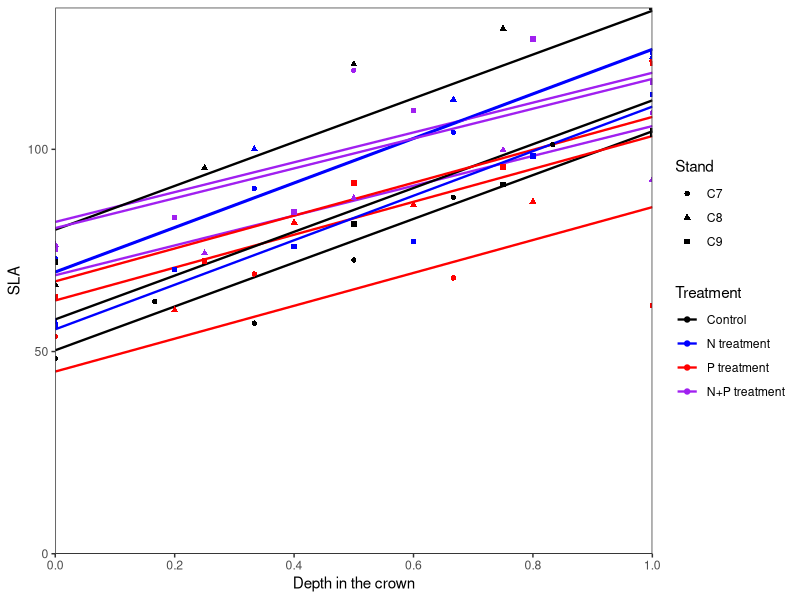
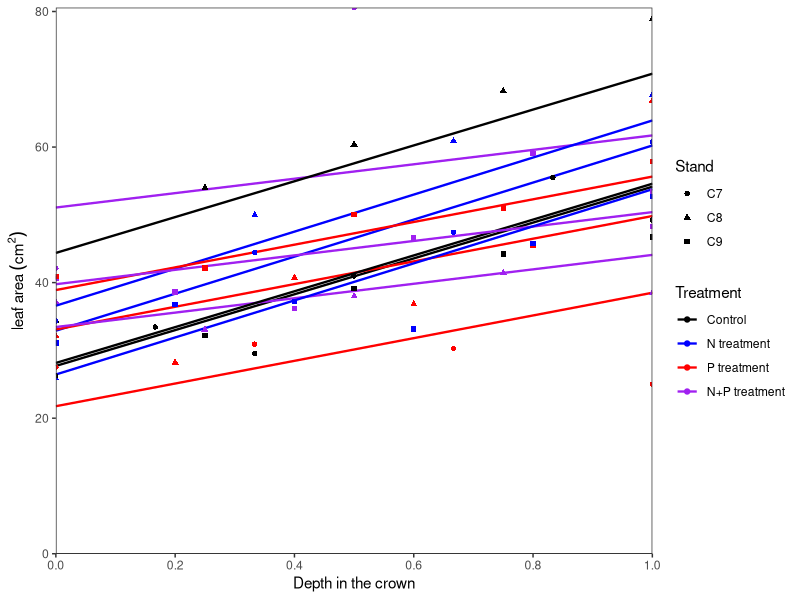
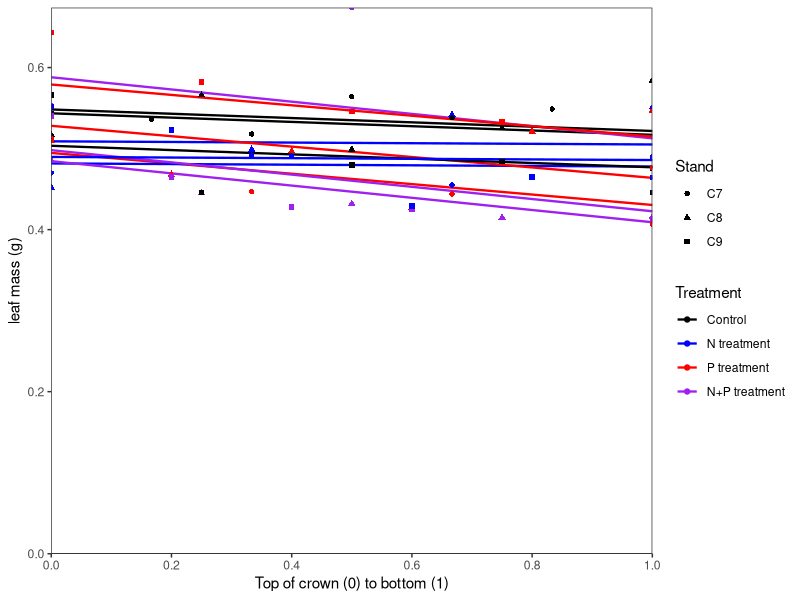
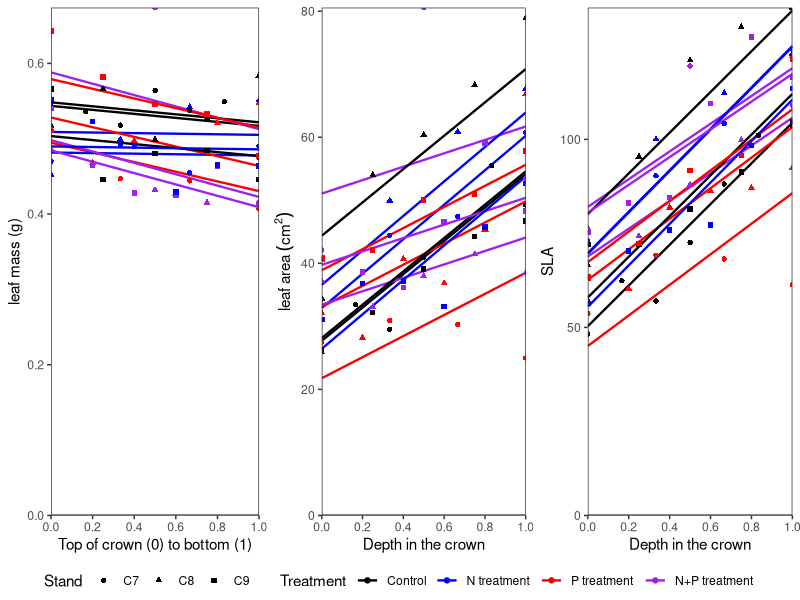
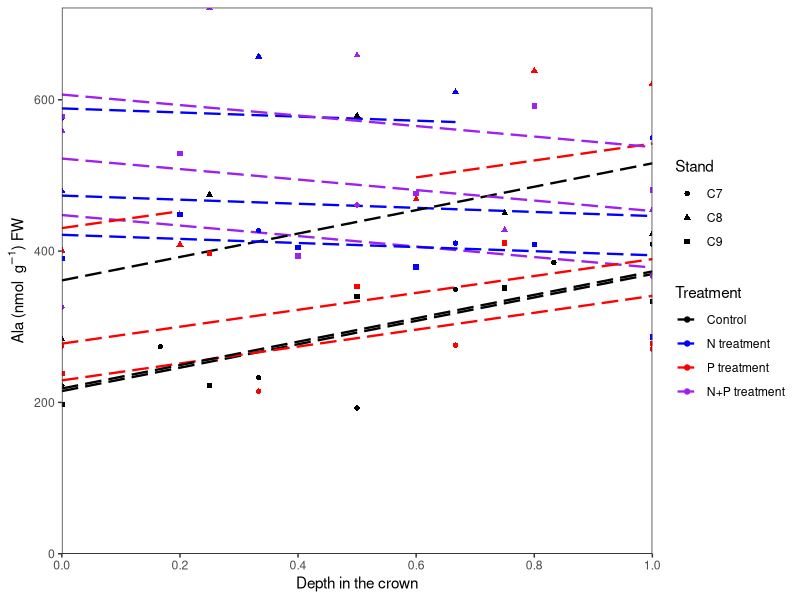
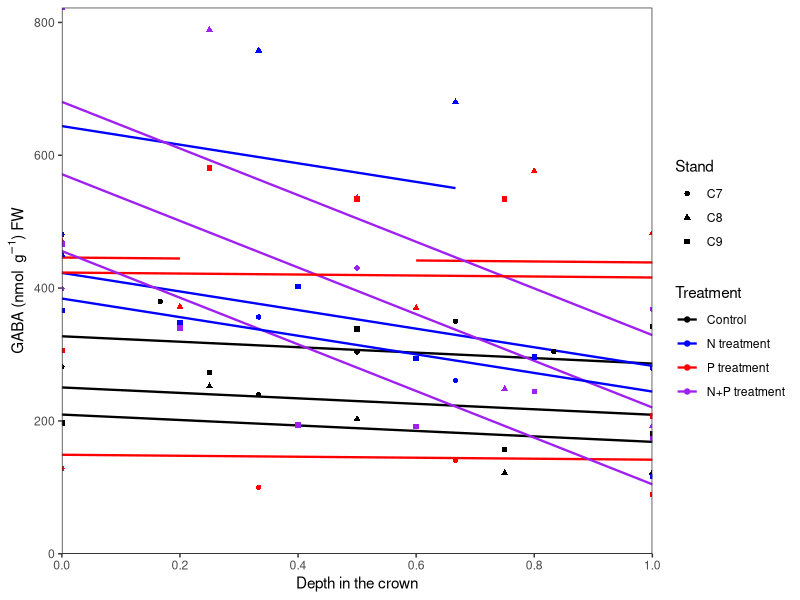
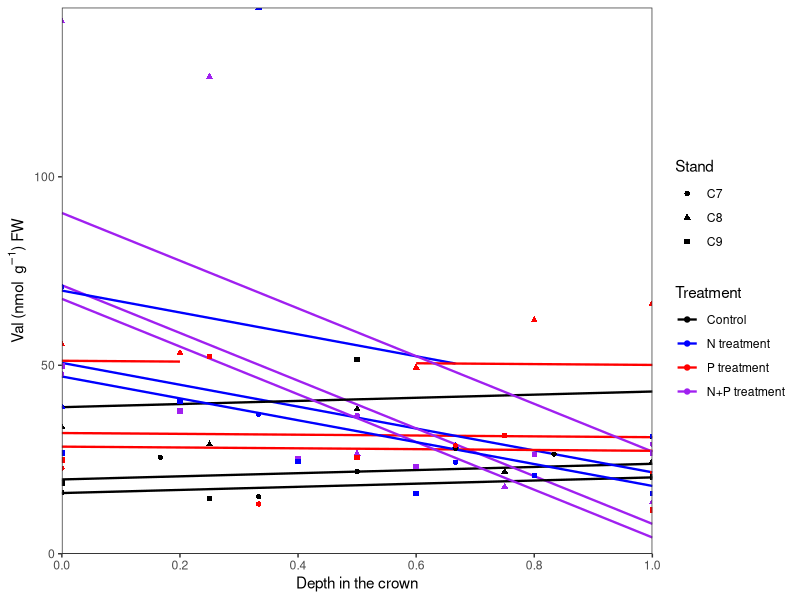
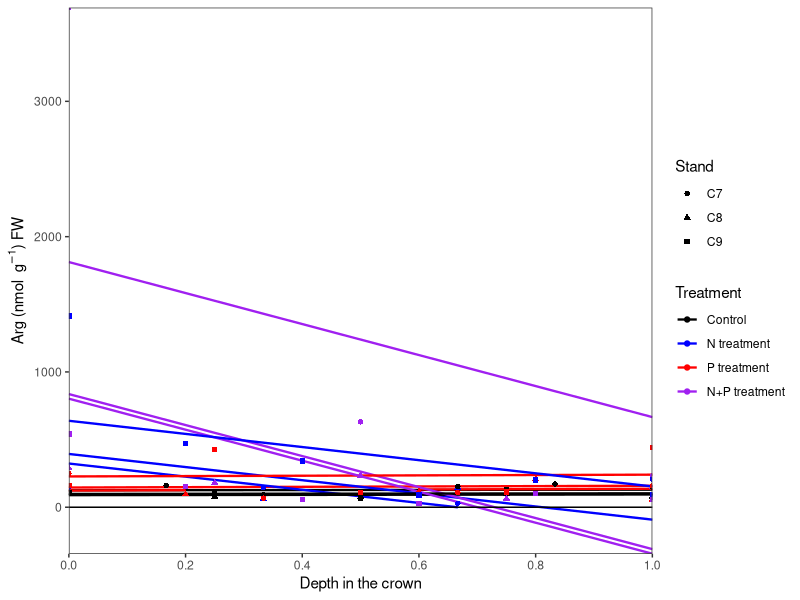

Recreate these plots in R, in order. (Note: this script raises an error after producing the figures.)





library(ggplot2)
library(nlme)


samp<-read.csv("better_melnhe_sugar_maple_crown_depth.csv", header=T)

samp$Treatment <- factor(samp$trmt,levels=c("Control","N treatment","P treatment","N+P treatment"))
samp$trmt <- factor(samp$trmt,levels=c("Control","N treatment","P treatment","N+P treatment"))
samp$Tree_ID<-as.numeric(samp$Tree_ID)



###########  SLA, mass, area
head(samp$protein)

mSLA <- lme(SLA ~ scaled*Ntrmt*Ptrmt, random=~1|Stand/Tree_ID, data=samp)
mmass <- lme(mass_g ~ scaled*Ntrmt*Ptrmt, random=~1|Stand/Tree_ID, data=samp)
marea <- lme(area_cm2 ~ scaled*Ntrmt*Ptrmt, random=~1|Stand/Tree_ID, data=samp)


samp$fitSLA <- predict(mSLA)   #Add model fits to dataframe
samp$fitmass <- predict(mmass)   #Add model fits to dataframe
samp$fitarea <- predict(marea)   #Add model fits to dataframe


gSLA<-ggplot(samp,aes(scaled, SLA, group=interaction(Tree_ID, Stand), col=Treatment, shape=Stand )) + 
  geom_line(aes(y=fitSLA ), linetype="solid", size=0.8) +
  scale_color_manual(values= c("black","blue","red","purple"))+
  geom_point(alpha = 1) + 
  geom_hline(yintercept=0, linetype="solid") +
  theme_bw()+theme(panel.grid.major = element_blank(),panel.grid.minor = element_blank())+
  xlab("Depth in the crown")+
  ylab("SLA")+
  scale_x_continuous(expand = c(0, 0),breaks=seq(0,1,.2)) +
  scale_y_continuous(expand = c(0, 0))
gSLA




garea<-ggplot(samp,aes(scaled, area_cm2, group=interaction(Tree_ID, Stand), col=Treatment, shape=Stand )) + 
  geom_line(aes(y=fitarea ), linetype="solid", size=0.8) +
  scale_color_manual(values= c("black","blue","red","purple"))+
  geom_point(alpha = 1) + 
  geom_hline(yintercept=0, linetype="solid") +
  theme_bw()+theme(panel.grid.major = element_blank(),panel.grid.minor = element_blank())+
  xlab("Depth in the crown")+
  labs(y=bquote('leaf area'~(cm^2)))+
  scale_x_continuous(expand = c(0, 0),breaks=seq(0,1,.2) ) +
  scale_y_continuous(expand = c(0, 0))
garea

gmass<-ggplot(samp,aes(scaled, mass_g, group=interaction(Tree_ID, Stand), col=Treatment, shape=Stand )) + 
  geom_line(aes(y=fitmass ), linetype="solid", size=0.8) +
  scale_color_manual(values= c("black","blue","red","purple"))+
  geom_point(alpha = 1) + 
  geom_hline(yintercept=0, linetype="solid") +
  theme_bw()+ theme(panel.grid.major = element_blank(),panel.grid.minor = element_blank())+
  xlab("Top of crown (0) to bottom (1)")+
  ylab("leaf mass (g)")+
  scale_x_continuous(expand = c(0, 0),breaks=seq(0,1,.2)) +
  scale_y_continuous(expand = c(0, 0))
gmass

library(ggpubr)
ggarrange(gmass, garea, gSLA, common.legend=T, nrow=1, legend="bottom")




###########################

############################################


# Amino acids
###########################
mAla <- lme(Ala ~ scaled*Ntrmt*Ptrmt, random=~1|Stand/Tree_ID, data=samp, na.action = na.exclude)
samp$fitAla <- predict(mAla)   #Add model fits to dataframe
gAla<-ggplot(samp,aes(scaled, Ala, group=interaction(Tree_ID, Stand), col=Treatment, shape=Stand )) + 
  geom_line(aes(y=fitAla ), linetype="longdash", size=0.8) +
  scale_color_manual(values= c("black","blue","red","purple"))+
  geom_point(alpha = 1) + 
  geom_hline(yintercept=0, linetype="solid") +
  theme_bw()+theme(panel.grid.major = element_blank(),panel.grid.minor = element_blank())+
  xlab("Depth in the crown")+
  ylab("Ala (nmol "~g^-1*") FW")+
  scale_x_continuous(expand = c(0, 0),breaks=seq(0,1,.2)) +
  scale_y_continuous(expand = c(0, 0))
gAla

mGaba <- lme(GABA ~ scaled*Ntrmt*Ptrmt, random=~1|Stand/Tree_ID, data=samp, na.action = na.exclude)
samp$fitGaba <- predict(mGaba)   #Add model fits to dataframe
gGaba<-ggplot(samp,aes(scaled, GABA, group=interaction(Tree_ID, Stand), col=Treatment, shape=Stand )) + 
  geom_line(aes(y=fitGaba ), linetype="solid", size=0.8) +
  scale_color_manual(values= c("black","blue","red","purple"))+
  geom_point(alpha = 1) + 
  geom_hline(yintercept=0, linetype="solid") +
  theme_bw()+theme(panel.grid.major = element_blank(),panel.grid.minor = element_blank())+
  xlab("Depth in the crown")+
  ylab("GABA (nmol "~g^-1*") FW")+
  scale_x_continuous(expand = c(0, 0),breaks=seq(0,1,.2)) +
  scale_y_continuous(expand = c(0, 0))
gGaba

mVal <- lme(Val ~ scaled*Ntrmt*Ptrmt, random=~1|Stand/Tree_ID, data=samp, na.action = na.exclude)
samp$fitVal <- predict(mVal)   #Add model fits to dataframe
gVal<-ggplot(samp,aes(scaled, Val, group=interaction(Tree_ID, Stand), col=Treatment, shape=Stand )) + 
  geom_line(aes(y=fitVal ), linetype="solid", size=0.8) +
  scale_color_manual(values= c("black","blue","red","purple"))+
  geom_point(alpha = 1) + 
  geom_hline(yintercept=0, linetype="solid") +
  theme_bw()+theme(panel.grid.major = element_blank(),panel.grid.minor = element_blank())+
  xlab("Depth in the crown")+
  ylab("Val (nmol "~g^-1*") FW")+
  scale_x_continuous(expand = c(0, 0),breaks=seq(0,1,.2)) +
  scale_y_continuous(expand = c(0, 0))
gVal

mArg <- lme(Arg ~ scaled*Ntrmt*Ptrmt, random=~1|Stand/Tree_ID, data=samp, na.action = na.exclude)
samp$fitArg <- predict(mArg)   #Add model fits to dataframe
gArg<-ggplot(samp,aes(scaled, Arg, group=interaction(Tree_ID, Stand), col=Treatment, shape=Stand )) + 
  geom_line(aes(y=fitArg ), linetype="solid", size=0.8) +
  scale_color_manual(values= c("black","blue","red","purple"))+
  geom_point(alpha = 1) + 
  geom_hline(yintercept=0, linetype="solid") +
  theme_bw()+theme(panel.grid.major = element_blank(),panel.grid.minor = element_blank())+
  xlab("Depth in the crown")+
  ylab("Arg (nmol "~g^-1*") FW")+
  scale_x_continuous(expand = c(0, 0),breaks=seq(0,1,.2)) +
  scale_y_continuous(expand = c(0, 0))
gArg

mIle <- lme(Ile ~ scaled*Ntrmt*Ptrmt, random=~1|Stand/Tree_ID, data=samp, na.action = na.exclude)
samp$fitIle <- predict(mIle)   #Add model fits to dataframe
gIle<-ggplot(samp,aes(scaled, Ile, group=interaction(Tree_ID, Stand), col=Treatment, shape=Stand )) + 
  geom_line(aes(y=fitIle ), linetype="solid", size=0.8) +
  scale_color_manual(values= c("black","blue","red","purple"))+
  geom_point(alpha = 1) + 
  geom_hline(yintercept=0, linetype="solid") +
  theme_bw()+theme(panel.grid.major = element_blank(),panel.grid.minor = element_blank())+
  xlab("Depth in the crown")+
  ylab("Ile (nmol "~g^-1*") FW")+
  scale_x_continuous(expand = c(0, 0),breaks=seq(0,1,.2)) +
  scale_y_continuous(expand = c(0, 0))
gIle

mLys <- lme(Lys ~ scaled*Ntrmt*Ptrmt, random=~1|Stand/Tree_ID, data=samp, na.action = na.exclude)
samp$fitLys <- predict(mLys)   #Add model fits to dataframe
gLys<-ggplot(samp,aes(scaled, Lys, group=interaction(Tree_ID, Stand), col=Treatment, shape=Stand )) + 
  geom_line(aes(y=fitLys ), linetype="solid", size=0.8) +
  scale_color_manual(values= c("black","blue","red","purple"))+
  geom_point(alpha = 1)+ 
  geom_hline(yintercept=0, linetype="solid") +
  theme_bw()+theme(panel.grid.major = element_blank(),panel.grid.minor = element_blank())+
  xlab("Depth in the crown")+
  ylab("Lys (nmol "~g^-1*") FW")+
  scale_x_continuous(expand = c(0, 0),breaks=seq(0,1,.2)) +
  scale_y_continuous(expand = c(0, 0))
gLys

mPro <- lme(Pro ~ scaled*Ntrmt*Ptrmt, random=~1|Stand/Tree_ID, data=samp, na.action = na.exclude)
samp$fitPro <- predict(mPro)   #Add model fits to dataframe
gPro<-ggplot(samp,aes(scaled, Pro, group=interaction(Tree_ID, Stand), col=Treatment, shape=Stand )) + 
  geom_line(aes(y=fitPro ), linetype="solid", size=0.8) +
  scale_color_manual(values= c("black","blue","red","purple"))+
  geom_point(alpha = 1) + 
  geom_hline(yintercept=0, linetype="solid") +
  theme_bw()+theme(panel.grid.major = element_blank(),panel.grid.minor = element_blank())+
  xlab("Depth in the crown")+
  ylab("Pro (nmol "~g^-1*") FW")+
  scale_x_continuous(expand = c(0, 0),breaks=seq(0,1,.2)) +
  scale_y_continuous(expand = c(0, 0))
gPro

mGlu <- lme(Glu ~ scaled*Ntrmt*Ptrmt, random=~1|Stand/Tree_ID, data=samp, na.action = na.exclude)
samp$fitGlu <- predict(mGlu)   #Add model fits to dataframe
gGlu<-ggplot(samp,aes(scaled, Glu, group=interaction(Tree_ID, Stand), col=Treatment, shape=Stand )) + 
  geom_line(aes(y=fitGlu ), linetype="solid", size=0.8) +
  scale_color_manual(values= c("black","blue","red","purple"))+
  geom_point(alpha = 1) + 
  geom_hline(yintercept=0, linetype="solid") +
  theme_bw()+theme(panel.grid.major = element_blank(),panel.grid.minor = element_blank())+
  xlab("Depth in the crown")+
  ylab("Glu (nmol "~g^-1*") FW")+
  scale_x_continuous(expand = c(0, 0),breaks=seq(0,1,.2)) +
  scale_y_continuous(expand = c(0, 0))
gGlu


## protein
mpro <- lme(protein ~ scaled*Ntrmt*Ptrmt, random=~1|Stand/Tree_ID, data=samp, na.action = na.exclude)
samp$fitpro <- predict(mpro)   #Add model fits to dataframe

gpro<-ggplot(samp,aes(scaled, protein, group=interaction(Tree_ID, Stand), col=Treatment, shape=Stand )) + 
  geom_line(aes(y=fitpro ), linetype="solid", size=0.8) +
  scale_color_manual(values= c("black","blue","red","purple"))+
  geom_point(alpha = 1) + 
  geom_hline(yintercept=0, linetype="solid") +
  theme_bw()+theme(panel.grid.major = element_blank(),panel.grid.minor = element_blank())+
  xlab("Depth in the crown")+
  ylab("Soluble protein (nmol "~g^-1*") FW")+
  scale_x_continuous(expand = c(0, 0),breaks=seq(0,1,.2)) +
  scale_y_continuous(expand = c(0, 0))
gpro



library(ggpubr)
ggarrange(gGlu,gArg,  gGaba,gAla,  gVal, gpro, common.legend=T, nrow=2,ncol=3, legend="bottom")



##

#Poly's'
mPut <- lme(Put ~ scaled*Ntrmt*Ptrmt, random=~1|Stand/Tree_ID, data=samp, na.action = na.exclude)
samp$fitPut <- predict(mPut)   #Add model fits to dataframe
gPut<-ggplot(samp,aes(scaled, Put, group=interaction(Tree_ID, Stand), col=Treatment, shape=Stand )) + 
  geom_line(aes(y=fitPut ), linetype="solid", size=0.8) +
  scale_color_manual(values= c("black","blue","red","purple"))+
  geom_point(alpha = 1) + 
  geom_hline(yintercept=0, linetype="solid") +
  theme_bw()+theme(panel.grid.major = element_blank(),panel.grid.minor = element_blank())+
  xlab("Depth in the crown")+
  ylab("Put (nmol "~g^-1*") FW")+
  scale_x_continuous(expand = c(0, 0), breaks=seq(0,1,.2)) +
  scale_y_continuous(expand = c(0, 0))
gPut

mSpd <- lme(Spd ~ scaled*Ntrmt*Ptrmt, random=~1|Stand/Tree_ID, data=samp, na.action = na.exclude)
samp$fitSpd <- predict(mSpd)   #Add model fits to dataframe
gSpd<-ggplot(samp,aes(scaled, Spd, group=interaction(Tree_ID, Stand), col=Treatment, shape=Stand )) + 
  geom_line(aes(y=fitSpd ), linetype="solid", size=0.8) +
  scale_color_manual(values= c("black","blue","red","purple"))+
  geom_point(alpha = 1) + 
  geom_hline(yintercept=0, linetype="solid") +
  theme_bw()+theme(panel.grid.major = element_blank(),panel.grid.minor = element_blank())+
  xlab("Depth in the crown")+
  ylab("Spd (nmol "~g^-1*") FW")+
  scale_x_continuous(expand = c(0, 0), breaks=seq(0,1,.2)) +
  scale_y_continuous(expand = c(0, 0))
gSpd

mSpm <- lme(Spm ~ scaled*Ntrmt*Ptrmt, random=~1|Stand/Tree_ID, data=samp, na.action = na.exclude)
samp$fitSpm <- predict(mSpm)   #Add model fits to dataframe
gSpm<-ggplot(samp,aes(scaled, Spm, group=interaction(Tree_ID, Stand), col=Treatment, shape=Stand )) + 
  geom_line(aes(y=fitSpm ), linetype="longdash", size=0.8) +
  scale_color_manual(values= c("black","blue","red","purple"))+
  geom_point(alpha = 1) + 
  geom_hline(yintercept=0, linetype="solid") +
  theme_bw()+theme(panel.grid.major = element_blank(),panel.grid.minor = element_blank())+
  xlab("Depth in the crown")+
  ylab("Spm (nmol "~g^-1*") FW")+
  scale_x_continuous(expand = c(0, 0), breaks=seq(0,1,.2)) +
  scale_y_continuous(expand = c(0, 0))
gSpm


library(ggpubr)
ggarrange(gPut, gSpd, gSpm,common.legend=T, ncol=3, legend="bottom")







## Photoproteins


mChl_A <- lme(total_chl ~ scaled*Ntrmt*Ptrmt, random=~1|Stand/Tree_ID, data=samp, na.action = na.exclude)
samp$fitChl_A <- predict(mChl_A)   #Add model fits to dataframe
gChl<-ggplot(samp,aes(scaled, Chl_A, group=interaction(Tree_ID, Stand), col=Treatment, shape=Stand )) + 
  geom_line(aes(y=fitChl_A ), linetype="solid", size=0.8) +
  scale_color_manual(values= c("black","blue","red","purple"))+
  geom_point(alpha = 1) + 
  geom_hline(yintercept=0, linetype="solid") +
  theme_bw()+theme(panel.grid.major = element_blank(),panel.grid.minor = element_blank())+
  xlab("Depth in the crown")+
  ylab("Chlorophyll (nmol "~g^-1*") FW")+
  scale_x_continuous(expand = c(0, 0)) +
  scale_y_continuous(expand = c(0, 0))
gChl

mChl_B <- lme(total_chl/carot ~ scaled*Ntrmt*Ptrmt, random=~1|Stand/Tree_ID, data=samp, na.action = na.exclude)
samp$fitChl_B <- predict(mChl_B)   #Add model fits to dataframe
gChl_caro<-ggplot(samp,aes(scaled, total_chl/carot, group=interaction(Tree_ID, Stand), col=Treatment, shape=Stand )) + 
  geom_line(aes(y=fitChl_B ), linetype="solid", size=0.8) +
  scale_color_manual(values= c("black","blue","red","purple"))+
  geom_point(alpha = 1) + 
  geom_hline(yintercept=0, linetype="solid") +
  theme_bw()+theme(panel.grid.major = element_blank(),panel.grid.minor = element_blank())+
  xlab("Depth in the crown")+
  ylab("Chl to carotenoid ratio")+
  scale_x_continuous(expand = c(0, 0)) +
  scale_y_continuous(expand = c(0, 0))
gChl_caro



mcarot <- lme(carot ~ scaled*Ntrmt*Ptrmt, random=~1|Stand/Tree_ID, data=samp, na.action = na.exclude)
samp$fitcarot <- predict(mcarot)   #Add model fits to dataframe
gcarot<-ggplot(samp,aes(scaled, carot, group=interaction(Tree_ID, Stand), col=Treatment, shape=Stand )) + 
  geom_line(aes(y=fitcarot ), linetype="solid", size=0.8) +
  scale_color_manual(values= c("black","blue","red","purple"))+
  geom_point(alpha = 1) + 
  geom_hline(yintercept=0, linetype="solid") +
  theme_bw()+theme(panel.grid.major = element_blank(),panel.grid.minor = element_blank())+
  xlab("Depth in the crown")+
  ylab("Carotenoids (nmol "~g^-1*") FW")+
  scale_x_continuous(expand = c(0, 0)) +
  scale_y_continuous(expand = c(0, 0))
gcarot

mChl_R <- lme(Chl_R ~ scaled*Ntrmt*Ptrmt, random=~1|Stand/Tree_ID, data=samp, na.action = na.exclude)
samp$fitChl_R <- predict(mChl_R)   #Add model fits to dataframe
gChl_R<-ggplot(samp,aes(scaled, Chl_R, group=interaction(Tree_ID, Stand), col=Treatment, shape=Stand )) + 
  geom_line(aes(y=fitChl_R ), linetype="solid", size=0.8) +
  scale_color_manual(values= c("black","blue","red","purple"))+
  geom_point(alpha = 1) + 
  geom_hline(yintercept=0, linetype="solid") +
  theme_bw()+theme(panel.grid.major = element_blank(),panel.grid.minor = element_blank())+
  xlab("Depth in the crown")+
  ylab("Chl_R (nmol "~g^-1*") FW")+
  scale_x_continuous(expand = c(0, 0)) +
  scale_y_continuous(expand = c(0, 0))
gChl_R



library(ggpubr)
ggarrange(gChl, gcarot,common.legend=T, ncol=2, legend="bottom")






################################################



## elements

mN <- lme(N ~ scaled*Ntrmt*Ptrmt, random=~1|Stand/Tree_ID, data=samp, na.action = na.exclude)
samp$fitN <- predict(mN)   #Add model fits to dataframe
gN<-ggplot(samp,aes(scaled, N, group=interaction(Tree_ID, Stand), col=Treatment, shape=Stand )) + 
  geom_line(aes(y=fitN ), linetype="solid", size=0.8) +
  scale_color_manual(values= c("black","blue","red","purple"))+
  geom_point(alpha = 1) + 
  geom_hline(yintercept=0, linetype="solid") +
  theme_bw()+theme(panel.grid.major = element_blank(),panel.grid.minor = element_blank())+
  xlab("Depth in the crown")+
  ylab("N (mg "~g^-1*")")+
  scale_x_continuous(expand = c(0, 0), breaks=seq(0,1,.2)) +
  scale_y_continuous(expand = c(0, 0))
gN

mP <- lme(P ~ scaled*Ntrmt*Ptrmt, random=~1|Stand/Tree_ID, data=samp, na.action = na.exclude)
samp$fitP <- predict(mP)   #Add model fits to dataframe
gP<-ggplot(samp,aes(scaled, P, group=interaction(Tree_ID, Stand), col=Treatment, shape=Stand )) + 
  geom_line(aes(y=fitP ), linetype="solid", size=0.8) +
  scale_color_manual(values= c("black","blue","red","purple"))+
  geom_point(alpha = 1) + 
  geom_hline(yintercept=0, linetype="solid") +
  theme_bw()+theme(panel.grid.major = element_blank(),panel.grid.minor = element_blank())+
  xlab("Depth in the crown")+
  ylab("P (mg "~g^-1*")")+
 scale_x_continuous(expand = c(0, 0), breaks=seq(0,1,.2)) +
  scale_y_continuous(expand = c(0, 0))
gP

mCa <- lme(Ca ~ scaled*Ntrmt*Ptrmt, random=~1|Stand/Tree_ID, data=samp, na.action = na.exclude)
samp$fitCa <- predict(mCa)   #Add model fits to dataframe
gCa<-ggplot(samp,aes(scaled, Ca, group=interaction(Tree_ID, Stand), col=Treatment, shape=Stand )) + 
  geom_line(aes(y=fitCa ), linetype="solid", size=0.8) +
  scale_color_manual(values= c("black","blue","red","purple"))+
  geom_point(alpha = 1) + 
  geom_hline(yintercept=0, linetype="solid") +
  theme_bw()+theme(panel.grid.major = element_blank(),panel.grid.minor = element_blank())+
  xlab("Depth in the crown")+
  ylab("Ca (mg "~g^-1*")")+
  scale_x_continuous(expand = c(0, 0), breaks=seq(0,1,.2)) +
  scale_y_continuous(expand = c(0, 0))
gCa

# 
# mN_P <- lme(N_P ~ scaled*Ntrmt*Ptrmt, random=~1|Stand/Tree_ID, data=samp, na.action = na.exclude)
# samp$fitN_P <- predict(mN_P)   #Add model fits to dataframe
# gN_P<-ggplot(samp,aes(scaled, N_P, group=interaction(Tree_ID, Stand), col=Treatment, shape=Stand )) + 
#   geom_line(aes(y=fitN_P ), linetype="longdash", size=0.8) +
#   scale_color_manual(values= c("black","blue","red","purple"))+
#   geom_point(alpha = 1) + 
#   geom_hline(yintercept=0, linetype="solid") +
#   theme_bw()+theme(panel.grid.major = element_blank(),panel.grid.minor = element_blank())+
#   xlab("Depth in the crown")+
#   ylab("N:P ratio")+
# #  scale_x_continuous(expand = c(0, 0)) 
#   scale_y_continuous(expand = c(0, 0))
# gN_P

# mC <- lme(C ~ scaled*Ntrmt*Ptrmt, random=~1|Stand/Tree_ID, data=samp, na.action = na.exclude)
# samp$fitC <- predict(mC)   #Add model fits to dataframe
# gC<-ggplot(samp,aes(scaled, C, group=interaction(Tree_ID, Stand), col=Treatment, shape=Stand )) + 
#   geom_line(aes(y=fitC ), linetype="solid", size=0.8) +
#   scale_color_manual(values= c("black","blue","red","purple"))+
#   geom_point(alpha = 1) + 
# #  geom_hline(yintercept=0, linetype="solid") +
#   theme_bw()+theme(panel.grid.major = element_blank(),panel.grid.minor = element_blank())+
#   xlab("Depth in the crown")+
#   ylab("C (mg "~g^-1*")")+
#   scale_x_continuous(expand = c(0, 0)) 
# #  scale_y_continuous(expand = c(0, 0))
# gC


mMn <- lme(Mn ~ scaled*Ntrmt*Ptrmt, random=~1|Stand/Tree_ID, data=samp, na.action = na.exclude)
samp$fitMn <- predict(mMn)   #Add model fits to dataframe
gMn<-ggplot(samp,aes(scaled, Mn, group=interaction(Tree_ID, Stand), col=Treatment, shape=Stand )) + 
  geom_line(aes(y=fitMn ), linetype="solid", size=0.8) +
  scale_color_manual(values= c("black","blue","red","purple"))+
  geom_point(alpha = 1) + 
  geom_hline(yintercept=0, linetype="solid") +
  theme_bw()+theme(panel.grid.major = element_blank(),panel.grid.minor = element_blank())+
  xlab("Depth in the crown")+
  ylab("Mn (mg "~g^-1*")")+
  scale_x_continuous(expand = c(0, 0), breaks=seq(0,1,.2))+ 
  scale_y_continuous(expand = c(0, 0))
gMn

mAl <- lme(Al ~ scaled*Ntrmt*Ptrmt, random=~1|Stand/Tree_ID, data=samp, na.action = na.exclude)
samp$fitAl <- predict(mAl)   #Add model fits to dataframe
gAl<-ggplot(samp,aes(scaled, Al, group=interaction(Tree_ID, Stand), col=Treatment, shape=Stand )) + 
  geom_line(aes(y=fitAl ), linetype="longdash", size=0.8) +
  scale_color_manual(values= c("black","blue","red","purple"))+
  geom_point(alpha = 1) + 
  geom_hline(yintercept=0, linetype="solid") +
  theme_bw()+theme(panel.grid.major = element_blank(),panel.grid.minor = element_blank())+
  xlab("Depth in the crown")+
  ylab("Al (mg "~g^-1*")")+
  scale_x_continuous(expand = c(0, 0), breaks=seq(0,1,.2))+ 
  scale_y_continuous(expand = c(0, 0))
gAl

mB <- lme(B ~ scaled*Ntrmt*Ptrmt, random=~1|Stand/Tree_ID, data=samp, na.action = na.exclude)
samp$fitB <- predict(mB)   #Add model fits to dataframe
gB<-ggplot(samp,aes(scaled, B, group=interaction(Tree_ID, Stand), col=Treatment, shape=Stand )) + 
  geom_line(aes(y=fitB ), linetype="solid", size=0.8) +
  scale_color_manual(values= c("black","blue","red","purple"))+
  geom_point(alpha = 1) + 
  geom_hline(yintercept=0, linetype="solid") +
  theme_bw()+theme(panel.grid.major = element_blank(),panel.grid.minor = element_blank())+
  xlab("Depth in the crown")+
  ylab("B (mg "~g^-1*")")+
  scale_x_continuous(expand = c(0, 0), breaks=seq(0,1,.2)) +
  scale_y_continuous(expand = c(0, 0))
gB

mFe <- lme(Fe ~ scaled*Ntrmt*Ptrmt, random=~1|Stand/Tree_ID, data=samp, na.action = na.exclude)
samp$fitFe <- predict(mFe)   #Add model fits to dataframe
gFe<-ggplot(samp,aes(scaled, Fe, group=interaction(Tree_ID, Stand), col=Treatment, shape=Stand )) + 
  geom_line(aes(y=fitFe ), linetype="longdash", size=0.8) +
  scale_color_manual(values= c("black","blue","red","purple"))+
  geom_point(alpha = 1) + 
  geom_hline(yintercept=0, linetype="solid") +
  theme_bw()+theme(panel.grid.major = element_blank(),panel.grid.minor = element_blank())+
  xlab("Depth in the crown")+
  ylab("Fe (mg "~g^-1*")")+
  scale_x_continuous(expand = c(0, 0), breaks=seq(0,1,.2))+ 
  scale_y_continuous(expand = c(0, 0))
gFe

mZn <- lme(Zn ~ scaled*Ntrmt*Ptrmt, random=~1|Stand/Tree_ID, data=samp, na.action = na.exclude)
samp$fitZn <- predict(mZn)   #Add model fits to dataframe
gZn<-ggplot(samp,aes(scaled, Zn, group=interaction(Tree_ID, Stand), col=Treatment, shape=Stand )) + 
  geom_line(aes(y=fitZn ), linetype="solid", size=0.8) +
  scale_color_manual(values= c("black","blue","red","purple"))+
  geom_point(alpha = 1) + 
  geom_hline(yintercept=0, linetype="solid") +
  theme_bw()+theme(panel.grid.major = element_blank(),panel.grid.minor = element_blank())+
  xlab("Depth in the crown")+
  ylab("Zn (mg "~g^-1*")")+
  scale_x_continuous(expand = c(0, 0), breaks=seq(0,1,.2))+ 
  scale_y_continuous(expand = c(0, 0))
gZn


ggarrange(gN,gMn, gAl, gFe,
          gCa,gP,gB,  gZn,
          common.legend=T, ncol=4, nrow=2, legend="bottom")


emmeans(mN, pairwise~ Ntrmt)
(21.3-17.0)/mean(c(17)) # 25%

emmeans(mFe, pairwise~ Ntrmt)
(0.592-0.419)/mean(c(0.419)) # 41

emmeans(mMn, pairwise~ Ntrmt)
(2.5-1.52)/mean(c(1.52)) # 64%

emmeans(mAl, pairwise~ Ntrmt)
(0.0274-0.0194)/mean(c(0.0194))# 41%


# P addtion
emmeans(mP, pairwise~ Ptrmt)
(1.87-1.15)/mean(c(1.15))# 63%

emmeans(mB, pairwise~ Ptrmt)
(0.0387-0.0268)/mean(c(0.0268))# 44%

emmeans(mN_P, pairwise~ Ntrmt*Ptrmt)

#NP with N
(15.7-12.7)/(12.7) # 23 % higher

#NP with P # 50% lower
(11.3-17)/(mean(17)) # 34% lower

#NP NP compared to control
(13.89-16.59) /(16.59) # 16% lower




gPro
gAla

gP
gFe
gN_P
